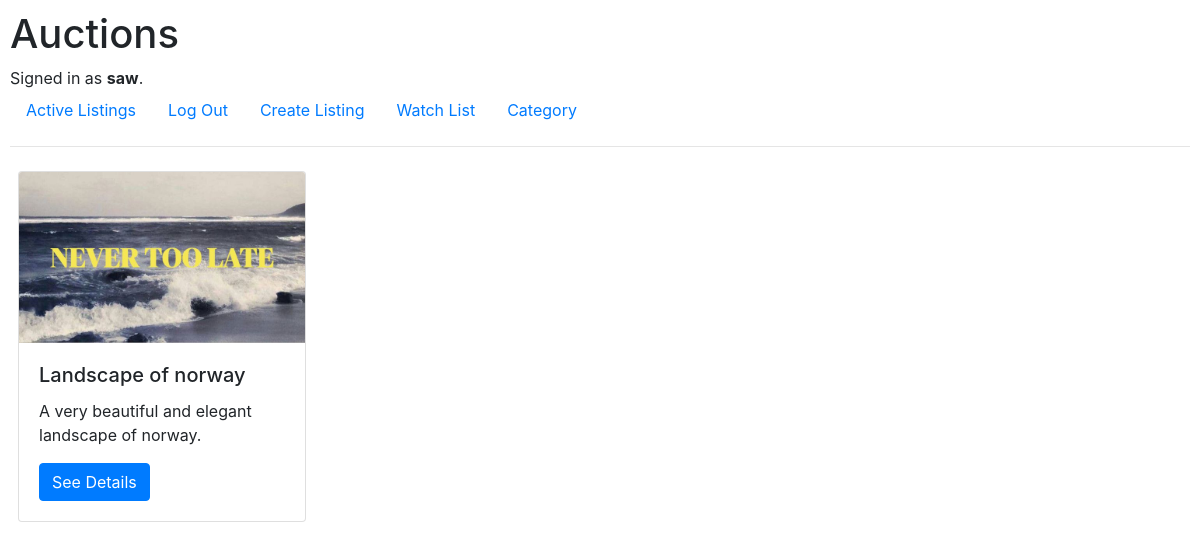
Page /watchlist (signed in) on the committed database.
### auctions/models.py (models this page shows)
class User(AbstractUser):
    pass

class WatchList(models.Model):
    owner = models.ForeignKey(User, on_delete=models.CASCADE, related_name="watchLists")
    auction = models.ForeignKey(Auctions, on_delete=models.CASCADE, related_name="watchlist")

class Auctions(models.Model):
    title = models.CharField(max_length=64)
    price = models.IntegerField()
    image = models.ImageField(upload_to='images/', null=True, blank=True)
    description = models.TextField()
    category = models.CharField(max_length=64, null=True, blank=True)
    active = models.BooleanField(default=True)

### auctions/views.py (the view)
# urls.py: path("watchlist", views.watchlist, name="watchlist"),
@decorators.login_required
def watchlist(request):
    userWatchLists = request.user.watchLists.all()
    return render(request, "auctions/watchlist.html", {
        "watchlists" : userWatchLists
    })

### auctions/templates/auctions/watchlist.html (shortened to what this page needs)
{% extends "auctions/layout.html" %}
{% block body %}
    <div class="d-flex flex-row">
        {% for list in watchlists %}
            <div class="card m-2" style="width: 18rem;">
                {% if list.auction.image %}
                    <img src="{{list.auction.image.url}}" class="card-img-top" alt="{{list.auction.title}}">
                {% endif %}
                <div class="card-body">
                    <h5 class="card-title">{{list.auction.title}}</h5>
                    <p class="card-text">{{list.auction.description}}</p>
                    <a href="{% url 'listing' list.auction.id %}" class="btn btn-primary">See Details</a>
                </div>
            </div>
        {% empty %}
            No active Listing
        {% endfor %}
    </div>
{% endblock %}

### auctions/templates/auctions/layout.html (shortened to what this page needs)
{% load static %}
<!DOCTYPE html>
<html lang="en">
    <head>
        <link rel="stylesheet" href="https://stackpath.bootstrapcdn.com/bootstrap/4.4.1/css/bootstrap.min.css">
        <link href="{% static 'auctions/styles.css' %}" rel="stylesheet">
    </head>
    <body>
        <h1>Auctions</h1>
        <div>
            {% if user.is_authenticated %}
                Signed in as <strong>{{ user.username }}</strong>.
            {% else %}
                Not signed in.
            {% endif %}
        </div>
        <ul class="nav">
            <li class="nav-item">
                <a class="nav-link" href="{% url 'index' %}">Active Listings</a>
            </li>
            {% if user.is_authenticated %}
                <li class="nav-item">
                    <a class="nav-link" href="{% url 'logout' %}">Log Out</a>
                </li>
                <li class="nav-item">
                    <a class="nav-link" href="{% url 'create' %}">Create Listing </a>
                </li>
                <li class="nav-item">
                    <a class="nav-link" href="{% url 'watchlist' %}">Watch List </a>
                </li>
                <li class="nav-item">
                    <a class="nav-link" href="{% url 'category' %}">Category </a>
                </li>
            {% endif %}
        </ul>
        <hr>
        {% block body %}
        {% endblock %}
    </body>
</html>

### auctions/static/auctions/styles.css (style rules this page uses)
body { padding: 10px; }

### rows in the picture
User: username "saw"
WatchList: auction.image (picture), auction "Landscape of norway", auction.description "A very beautiful and elegant landscape of norway."
